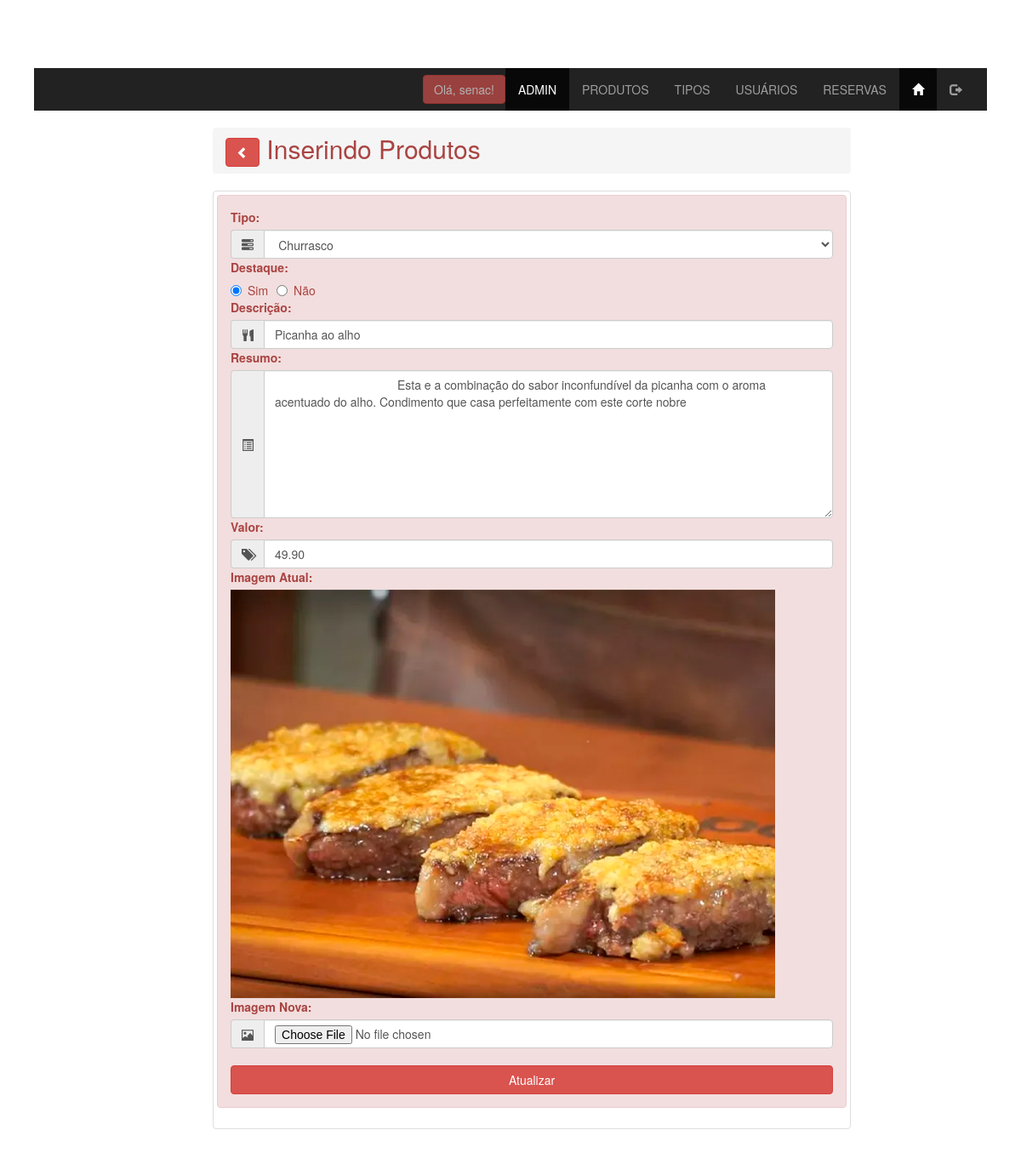
/admin/produtos_atualiza.php?id=1 (signed in), run on the app's committed database.
### tables this page shows
CREATE TABLE `produtos` (
  `id` int(11) NOT NULL,
  `tipo_id` int(11) NOT NULL,
  `descricao` varchar(100) NOT NULL,
  `resumo` varchar(1000) DEFAULT NULL,
  `valor` decimal(9,2) DEFAULT NULL,
  `imagem` varchar(50) DEFAULT NULL,
  `destaque` enum('Sim','Não') NOT NULL
);

CREATE TABLE `tipos` (
  `id` int(11) NOT NULL,
  `sigla` varchar(3) NOT NULL,
  `rotulo` varchar(15) NOT NULL
);

### admin/produtos_atualiza.php (the view, shortened to what this page needs)
<?php
include '../conn/connect.php';
if($_GET)
{
    $id_form = $_GET['id'];
}else {
    $id_form = 0;
}
$lista = $conn -> query("SELECT * FROM produtos WHERE id = $id_form");
$row = $lista -> fetch_assoc();
$listaTipo = $conn -> query("SELECT * FROM tipos order by rotulo");
$rowTipo = $listaTipo -> fetch_assoc();
?>
<!DOCTYPE html>
<html lang="pt-BR">
<head>
    <link rel="stylesheet" href="../css/bootstrap.min.css">
    <link rel="stylesheet" href="../css/estilo.css">
</head>
<body>
    <?php include "menu_adm.php";?>
    <main class="container">
        <div class="row">
            <div class="col-xs-12 col-sm-offset-2 col-sm-6  col-md-8">
                <h2 class="breadcrumb text-danger">
                    <a href="produtos_lista.php">
                        <button class="btn btn-danger">
                            <span class="glyphicon glyphicon-chevron-left"></span>
                        </button>
                    </a>
                    Inserindo Produtos
                </h2>
                <div class="thumbnail">
                    <div class="alert alert-danger" role="alert">
                        <form action="produtos_atualiza.php" method="post" name="form_insere"
                            enctype="multipart/form-data" id="form_insere">
                            <label for="id_tipo">Tipo:</label>
                            <div class="input-group">
                                <span class="input-group-addon">
                                    <span class="glyphicon glyphicon-tasks" aria-hidden="true"></span>
                                </span>
                                <select name="id_tipo" id="id_tipo" class="form-control" required>
                                    <?php do{ ?>
                                    <option value="<?php echo $rowTipo['id'] ?>"
                                        <?php
                                            if(!(strcmp($rowTipo['id'], $row['tipo_id']))){
                                                echo "selected=\"selected\"";
                                            }
                                        ?>
                                    >
                                        <?php echo $rowTipo['rotulo'] ?>
                                    </option>
                                    <?php } while($rowTipo = $listaTipo -> fetch_assoc())?>
                                </select>
                            </div>
                            <label for="destaque">Destaque:</label>
                            <div class="input-group">
                                <label for="destaque_s" class="radio-inline">
                                    <input type="radio" name="destaque" id="destaque" value="Sim"
                                    <?php echo $row['destaque'] == "Sim"?"checked":null;  ?>>Sim
                                </label>
                                <label for="destaque_n" class="radio-inline">
                                    <input type="radio" name="destaque" id="destaque" value="Não"
                                    <?php echo $row['destaque'] == "Não"?"checked":null; ?>>Não
                                </label>
                            </div>
                            <label for="descri">Descrição:</label>
                            <div class="input-group">
                                <span class="input-group-addon">
                                    <span class="glyphicon glyphicon-cutlery" aria-hidden="true"></span>
                                </span>
                                <input type="text" name="descricao" id="descricao" class="form-control"
                                    placeholder="Digite a descrição do Produto" maxlength="100" value="<?php echo $row['descricao'] ?>">
                            </div>
                            <label for="resumo">Resumo:</label>
                            <div class="input-group">
                                <span class="input-group-addon">
                                    <span class="glyphicon glyphicon-list-alt" aria-hidden="true"></span>
                                </span>
                                <textarea name="resumo" id="resumo" cols="30" rows="8" class="form-control"
                                    placeholder="Digite os detalhes do Produto">
                                    <?php echo $row['resumo'];?>
                                </textarea>
                            </div>
                            <label for="valor">Valor:</label>
                            <div class="input-group">
                                <span class="input-group-addon">
                                    <span class="glyphicon glyphicon-tags" aria-hidden="true"></span>
                                </span>
                                <input type="number" name="valor" id="valor" class="form-control" required min="0"
                                    step="0.01" value="<?php echo $row['valor'] ?>">
                            </div>
                            <label for="imagem_atual">Imagem Atual:</label>
                            <img src="../images/<?php echo $row['imagem'] ?>" alt="" srcset="">
                            <label for="imagem">Imagem Nova:</label>
                            <div class="input-group">
                                <span class="input-group-addon">
                                    <span class="glyphicon glyphicon-picture" aria-hidden="true"></span>
                                </span>
                                <input type="file" name="imagemfile" id="imagemfile" class="form-control" accept="image/*">
                            </div>
                            <br>
                            <input type="submit" name="atualizar" id="atualizar" class="btn btn-danger btn-block"
                                value="Atualizar">
                        </form>
                    </div>
                </div>
            </div>
        </div>
    </main>
</body>
</html>

### css/estilo.css (style rules this page uses)
body { margin-top: 40px; padding: 40px; }

### data on the page
produtos: id_tipo "Churrasco", destaque "☑ Destaque:", descricao "Picanha ao alho", resumo "Esta e a combinação do sabor inconfundível da picanha com o aroma acentuado do alho. Condimento que casa perfeitamente com este corte nobre", valor "49.90", imagem (picture)

### other printed values
$_SESSION['login_usuario'] "senac"
